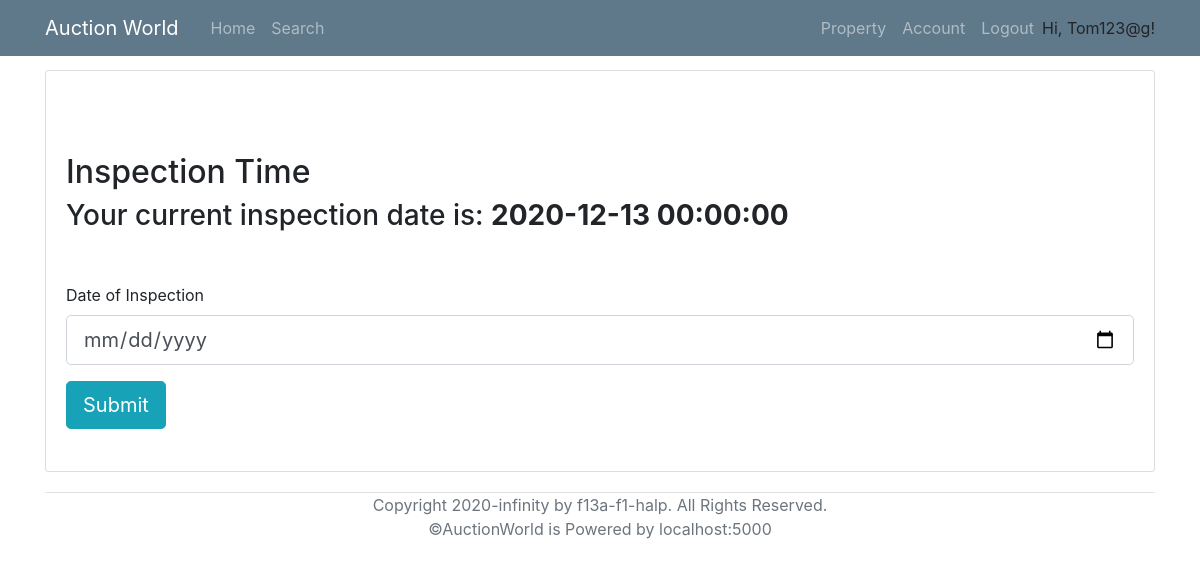
/inspectionTime/1 (signed in), run on an earlier commit of the app's database.
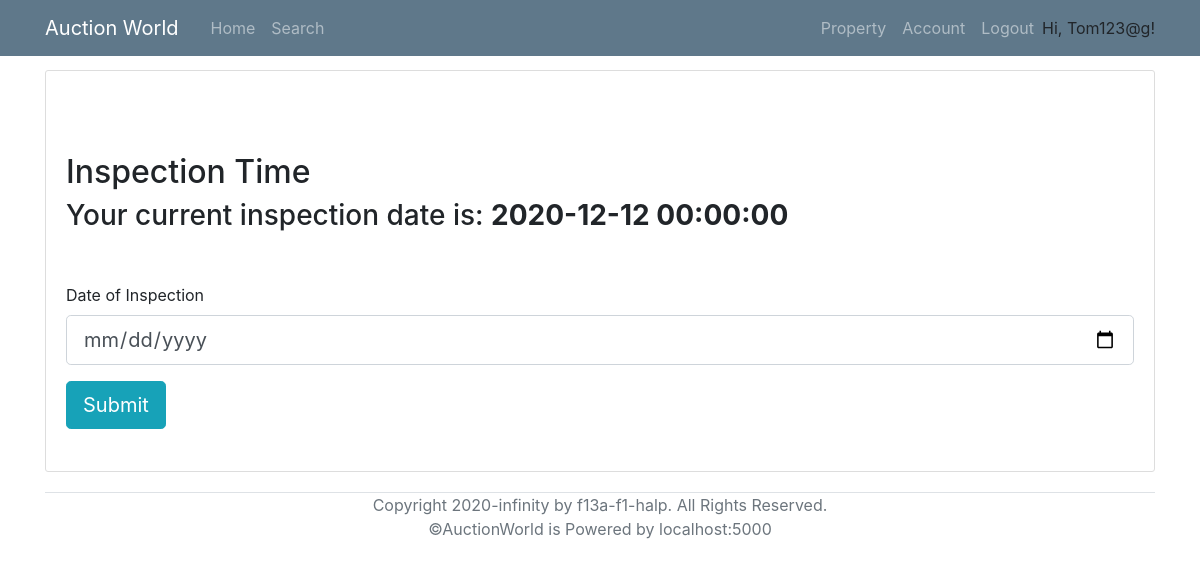
And on a later commit of the database.
### models.py (models this page shows, shortened)
class Property(db.Model):
    __tablename__ = 'Property'
    id = db.Column(db.Integer, primary_key = True)
    property_type = db.Column(db.String)
    add_unit = db.Column(db.String(100))
    add_num = db.Column(db.String(100))
    add_name = db.Column(db.String(100))
    add_suburb = db.Column(db.String(100))
    add_state = db.Column(db.String(3))
    add_pc = db.Column(db.String(4))
    num_bedrooms = db.Column(db.Integer)
    num_parking = db.Column(db.Integer)
    num_bathrooms = db.Column(db.Integer)
    parking_features = db.Column(db.String)
    building_size = db.Column(db.Integer)
    land_size = db.Column(db.Integer)
    inspection_date = db.Column(db.DateTime)
    description = db.Column(db.String(2000))
    year_built = db.Column(db.Integer)
    status = db.Column(db.String)
    seller = db.Column(db.Integer, db.ForeignKey('User.id'))
    auctionId = db.relationship('AuctionDetails', backref='Property', uselist=False)
    photo_collection = db.relationship('Photos', backref='Property', lazy='dynamic')
    registeredBidders = db.relationship('User',secondary=lambda: RegisteredAssociation.__table__, backref="RegisteredProperties")

### routes.py (the view)
@app.route("/inspectionTime/<p_id>", methods=['GET', 'POST'])
@login_required
def inspection_time(p_id):
    p = Property.query.filter_by(id=p_id).all()
    form = EditInspectionDate()
    if form.validate_on_submit():
        new_time = form.inspection_date.data
        q = Property.query.filter_by(id = p_id).all()
        q[0].inspection_date = new_time
        db.session.commit()
        return render_template('inspection.html', p = p[0], form = form)
    return render_template('inspection.html', p = p[0], form = form)

### forms.py
class EditInspectionDate(FlaskForm):
    inspection_date = DateField('Date of Inspection')
    submit = SubmitField('Submit')

### models.py (called while the page is built)
@login_manager.user_loader
def load_user(id):
    return User.query.get(id)

### templates/inspection.html (shortened to what this page needs)
{% extends "base.html" %}
{% block content %}
<div class="content-section">
    <br><br><br>
    <h2 class="title">Inspection Time</h2>
    <h3>Your current inspection date is: <b>{{ p.inspection_date }}</b></h3>
    <form action="" method="POST" action="inspectionTime/{{p.id}}" style="margin-top: 50px;" novalidate>
        <fieldset class="form-group">
            <div class="form-group">
                {{ form.inspection_date.label }}<br>
                {% if form.inspection_date.errors %}
                    {{ form.inspection_date(class="form-control form-control-lg is-invalid") }}
                    <div class="invalid-feedback">
                        {% for error in form.inspection_date.errors %}
                            <span>{{ error }}</span>
                        {% endfor %}
                    </div>
                {% else %}
                    {{ form.inspection_date(class="form-control form-control-lg") }}
                {% endif %}
            </div>
            <div class="form-group">{{ form.submit(class="btn btn-info btn-lg") }}</div>
        </fieldset>
    </form>
</div>
{% endblock content %}

What changed in the data, as far as the page shows it:
changed Property: inspection_date "2020-12-13 00:00:00" → "2020-12-12 00:00:00"
